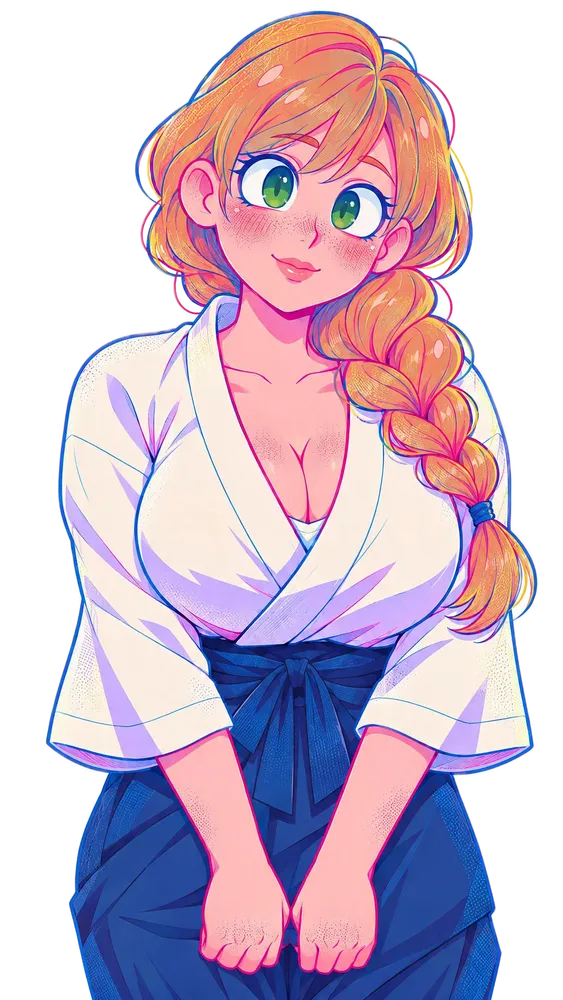
#> input picture assets/story/aunt_idle.webp, 563 x 1000 px, shrunk from 1504 x 2672 before the run; its folder holds only this picture in this run
$ python defringe_sprites.py
#> lines starting #> are read from the running program, lines starting #| are printed output that depends on the picture; after the words box and inside, x2 and y2 are one past the last pixel; in counts of white or black regions, pixels touching at a corner belong together
#!/usr/bin/env python3
"""Чистка ореола у вырезанных спрайтов (assets/story/*.webp).

После удаления белого фона по краю силуэта остаются светлые полупрозрачные
пиксели. Скрипт «заливает» их снаружи: от прозрачной области внутрь, но только
по бледным (почти белым) или полупрозрачным пикселям и не глубже DEPTH px.
Заливка упирается в контур и насыщенные цвета, поэтому волосы, кожа и одежда
не страдают. Нужны pillow, numpy, scipy.

    python3 tools/defringe_sprites.py            # все спрайты на месте
    python3 tools/defringe_sprites.py a.webp     # только указанные
"""
import glob
import sys

import numpy as np
from PIL import Image
from scipy import ndimage

DEPTH = 18  # насколько глубоко ореол может заходить от края, px
PALE_SAT = 0.34  # насыщенность ниже — «бледный» пиксель (остаток фона)
PALE_LUMA = 150
SOFT_ALPHA = 150  # прозрачнее этого — всегда ореол


def clean(path: str) -> int:
#> called with path = 'assets/story/aunt_idle.webp'
    rgba = np.array(Image.open(path).convert("RGBA"))
#> rgba is the input picture: shape (1000, 563, 4); mean R, G, B, A 126.1, 106.1, 124.5, 166.5
    rgb = rgba[..., :3].astype(np.float32)
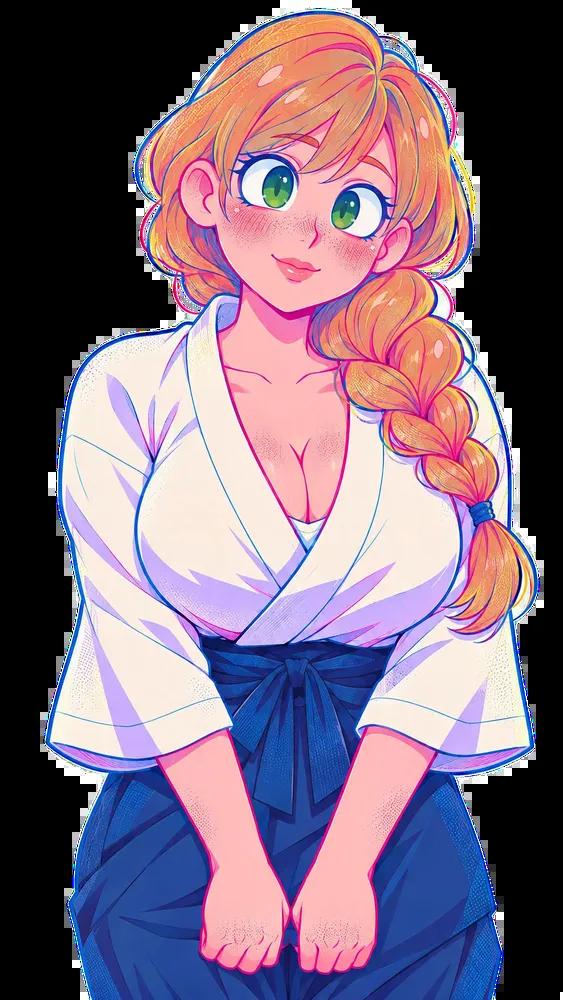
#> rgb: shape (1000, 563, 3) float32; mean R, G, B 126.2, 106.1, 124.4
    alpha = rgba[..., 3]
    top = rgb.max(-1)
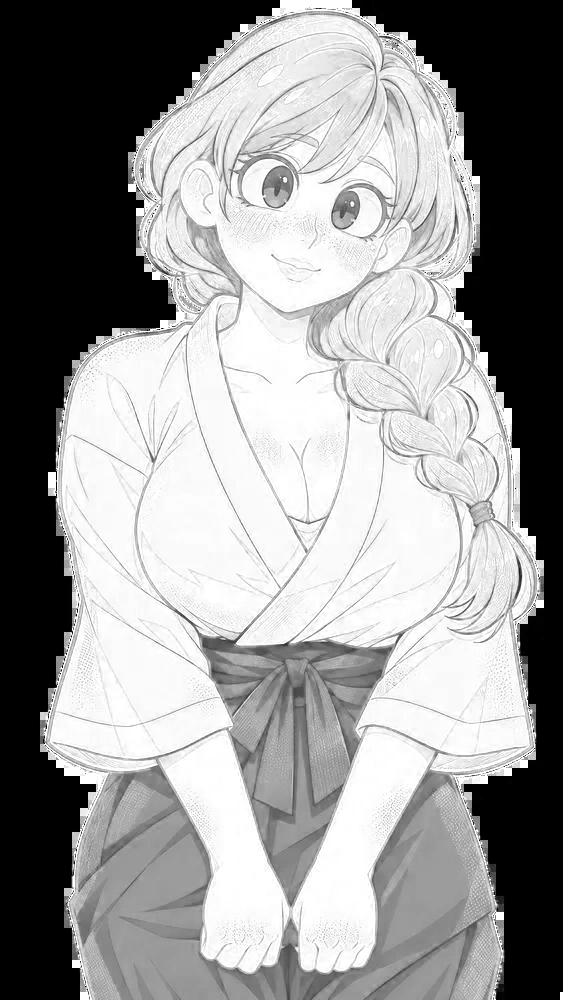
#> top: shape (1000, 563) float32; min 0, max 255, mean 150.1
    sat = (top - rgb.min(-1)) / np.maximum(top, 1.0)
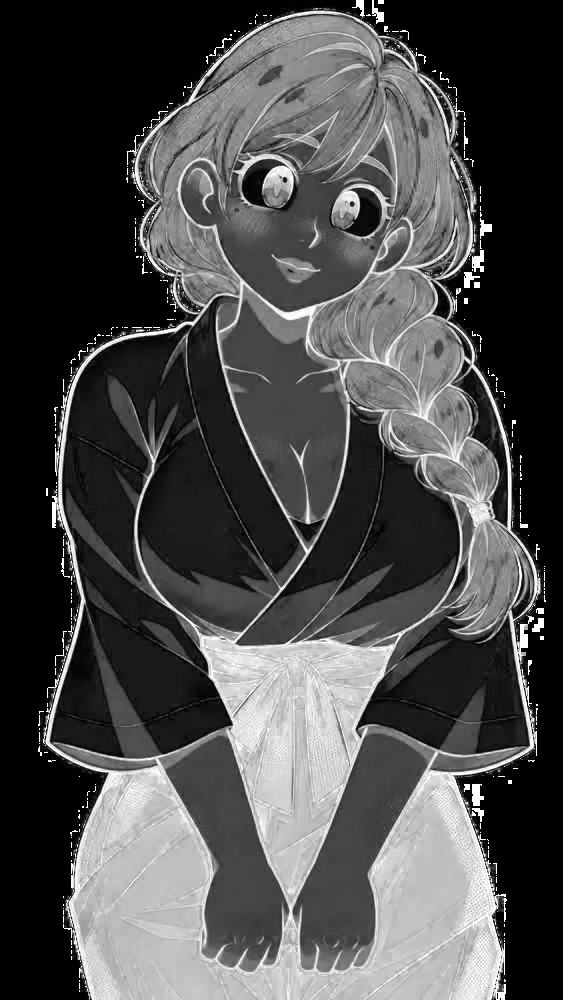
#> sat: shape (1000, 563) float32; min 0, max 1, mean 0.296
    luma = rgb @ np.array([0.299, 0.587, 0.114], dtype=np.float32)
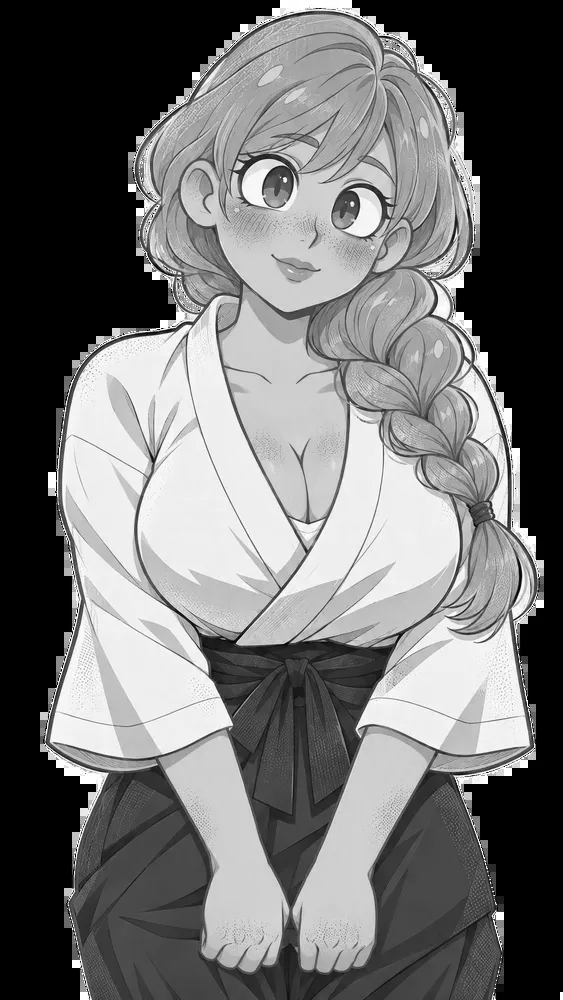
#> luma: shape (1000, 563) float32; min 0, max 255, mean 114.2
    outside = alpha < 16
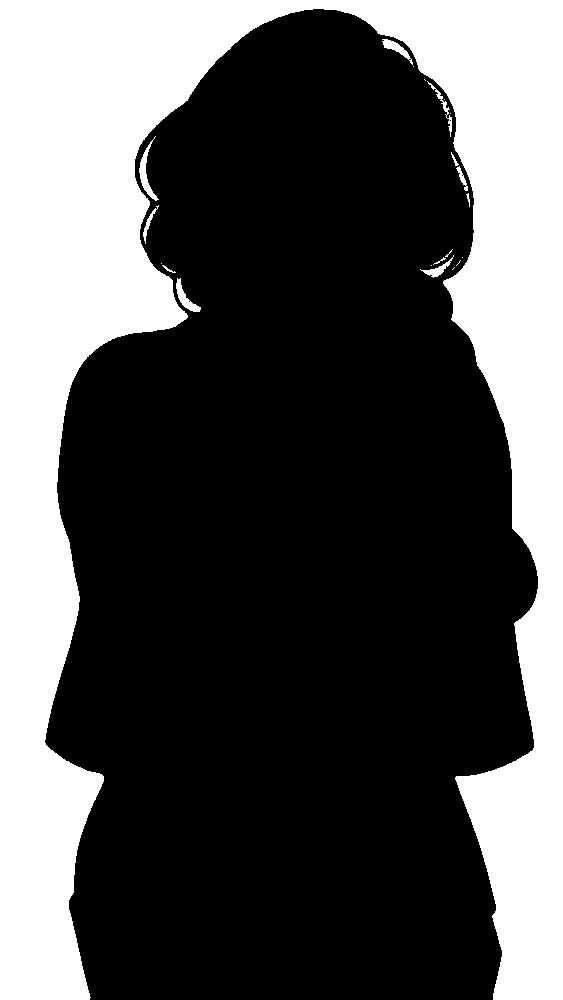
#> outside: shape (1000, 563) bool; 33.6% white; 22 white regions (10 under 20 px), largest, box (x1, y1, x2, y2) and area: (0, 0, 563, 1000) 187756, (139, 136, 159, 201) 347, (176, 278, 201, 312) 281
    passable = (alpha < SOFT_ALPHA) | ((sat < PALE_SAT) & (luma > PALE_LUMA))
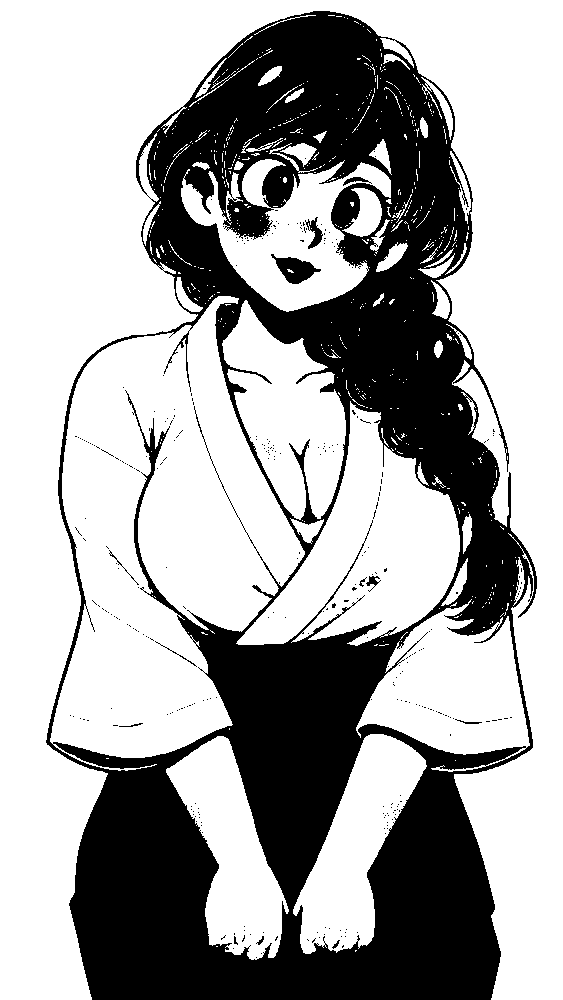
#> passable: shape (1000, 563) bool; 66.3% white; 333 black regions (321 under 20 px), largest, box (x1, y1, x2, y2) and area: (46, 11, 537, 1000) 187798, (271, 254, 321, 284) 738, (305, 217, 323, 249) 238
    reached = ndimage.binary_dilation(
        outside, structure=np.ones((3, 3), bool), iterations=DEPTH, mask=passable | outside
    )
#> reached: shape (1000, 563) bool; 34.5% white; 8 white regions, largest, box (x1, y1, x2, y2) and area: (0, 0, 563, 1000) 192516, (421, 77, 453, 140) 424, (450, 151, 471, 224) 392
    removed = reached & ~outside
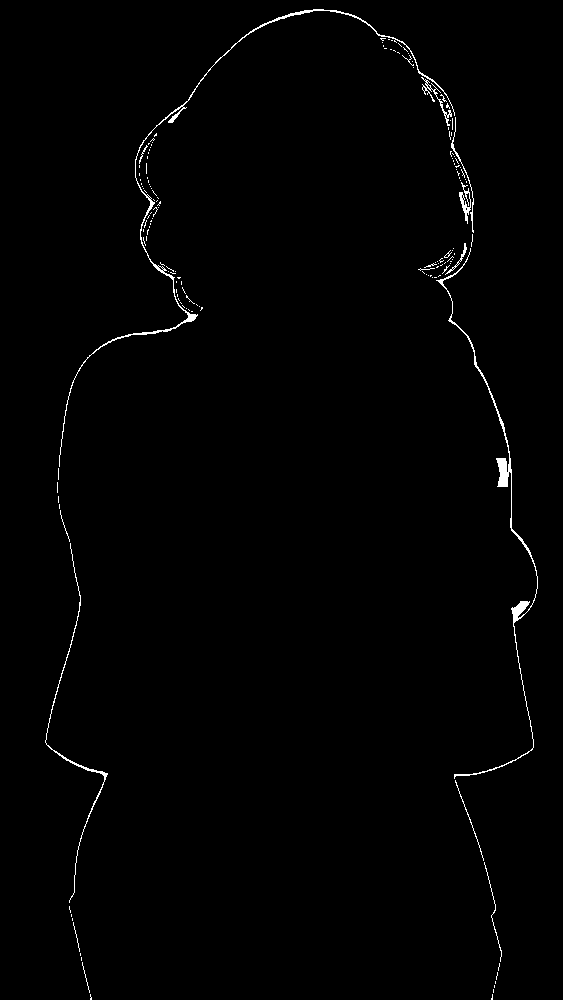
#> removed: shape (1000, 563) bool; 0.88% white in thin lines or dots, all inside (x1, y1, x2, y2) = (45, 9, 538, 1000)
    keep = (alpha >= 16) & ~removed
    # Мягкая кромка в 1 px, чтобы срез не был «лесенкой».
    edge = ndimage.gaussian_filter(keep.astype(np.float32), 0.8)
    new_alpha = np.where(keep, alpha * np.clip(edge * 1.6 - 0.3, 0.0, 1.0), 0).astype(np.uint8)
    rgba[..., 3] = new_alpha
    # Цвет под прозрачностью — от ближайшего видимого пикселя: при
    # масштабировании по краю не подмешивается белый.
    solid = new_alpha > 0
    _, nearest = ndimage.distance_transform_edt(~solid, return_indices=True)
    rgba[..., :3] = rgba[..., :3][nearest[0], nearest[1]]
    Image.fromarray(rgba).save(path, "WEBP", quality=90, alpha_quality=100, method=6, exact=True)
    return int(removed.sum())


if __name__ == "__main__":
    files = sys.argv[1:] or sorted(glob.glob("assets/story/*.webp"))
    for name in files:
        print(name, "убрано пикселей:", clean(name))
